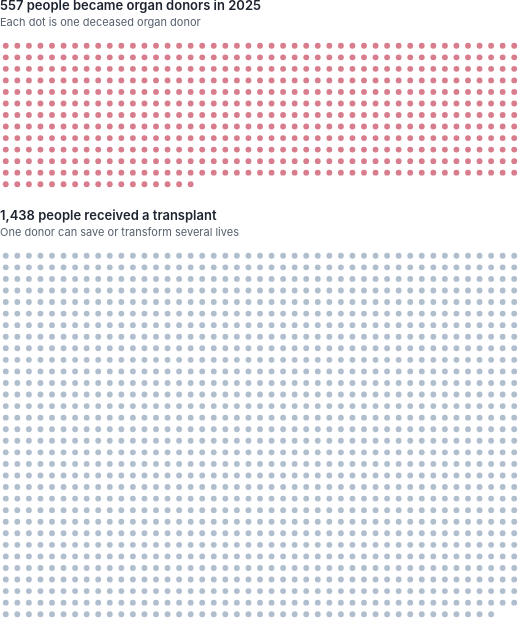

Write the Vega-Lite specification saved for this chart.
### Vega-Lite specification from a JSON file in a GitHub repository (floating-point values rounded to 4 significant figures)
{"$schema": "https://vega.github.io/schema/vega-lite/v5.json", "description": "Unit chart. Each dot is one person. 557 deceased organ donors in Australia in 2025 made 1,438 transplants possible. Source: Organ and Tissue Authority, 2025 donation and transplantation data.", "background": null, "config": {"view": {"stroke": null}, "font": "Inter, system-ui, sans-serif", "title": {"anchor": "start", "font": "Inter, system-ui, sans-serif", "fontSize": 17, "fontWeight": 600, "color": "#1e2430", "subtitleFont": "Inter, system-ui, sans-serif", "subtitleFontSize": 13, "subtitleColor": "#545e6c", "offset": 12, "subtitlePadding": 4}, "axis": {"labelFont": "Inter, system-ui, sans-serif", "titleFont": "Inter, system-ui, sans-serif", "labelFontSize": 11, "titleFontSize": 11, "titleFontWeight": 400, "labelColor": "#545e6c", "titleColor": "#545e6c", "domainColor": "#c9cfd8", "tickColor": "#c9cfd8", "gridColor": "#e6e2db", "gridDash": [3, 3]}, "legend": {"labelFont": "Inter, system-ui, sans-serif", "titleFont": "Inter, system-ui, sans-serif", "labelFontSize": 11, "titleFontSize": 11, "titleFontWeight": 400, "labelColor": "#545e6c", "titleColor": "#545e6c"}, "text": {"font": "Inter, system-ui, sans-serif", "fontSize": 11}}, "vconcat": [{"title": {"text": "557 people became organ donors in 2025", "subtitle": "Each dot is one deceased organ donor", "fontSize": 13, "subtitleFontSize": 11}, "width": 520, "height": 150, "data": {"sequence": {"start": 0, "stop": 557, "step": 1, "as": "i"}}, "transform": [{"calculate": "floor(datum.i / 45)", "as": "row"}, {"calculate": "datum.i % 45", "as": "col"}], "mark": {"type": "circle", "size": 34, "color": "#c8465e"}, "encoding": {"x": {"field": "col", "type": "ordinal", "axis": null, "scale": {"paddingInner": 0, "paddingOuter": 0}}, "y": {"field": "row", "type": "ordinal", "axis": null, "scale": {"paddingInner": 0, "paddingOuter": 0}}}, "description": "Top block: 557 coral dots, one per deceased organ donor in 2025. A sequence 0-556 is laid out 45 dots per row (col = i mod 45, row = i / 45)."}, {"title": {"text": "1,438 people received a transplant", "subtitle": "One donor can save or transform several lives", "fontSize": 13, "subtitleFontSize": 11}, "width": 520, "height": 370, "data": {"sequence": {"start": 0, "stop": 1438, "step": 1, "as": "i"}}, "transform": [{"calculate": "floor(datum.i / 45)", "as": "row"}, {"calculate": "datum.i % 45", "as": "col"}], "mark": {"type": "circle", "size": 34, "color": "#8fa3b8"}, "encoding": {"x": {"field": "col", "type": "ordinal", "axis": null, "scale": {"paddingInner": 0, "paddingOuter": 0}}, "y": {"field": "row", "type": "ordinal", "axis": null, "scale": {"paddingInner": 0, "paddingOuter": 0}}}, "description": "Bottom block: 1,438 grey dots, one per transplant recipient, in the same 45-column grid so the two blocks can be compared by area."}], "padding": 0}
